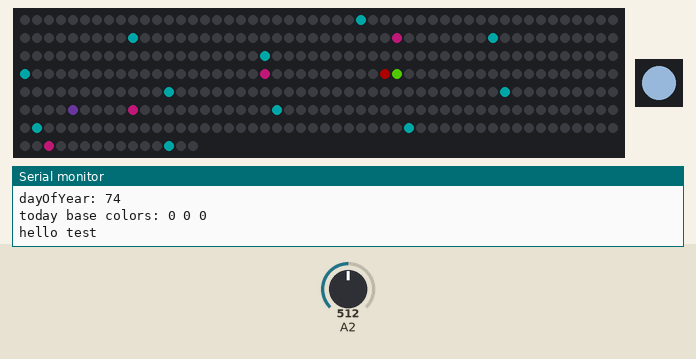
Recording of a sketch running on a simulated Arduino Nano, built with avr-gcc and run on an emulated ATmega328P. Parts: 365 RGB LEDs in strip order, left to right, continuing on the next row, 1 RGB LEDs in strip order, left to right, the last lines printed to the serial monitor. The test bench sets the inputs (shaded band); at power-on: A2 = 512. Dim RGB values are drawn brighter than linear; the local clock reads 2024-03-15 10:24:30 at power-on unless the sketch sets it.

Above: at 1.1 s.
6.3 s: A2 set to 306
At 7.43 s:
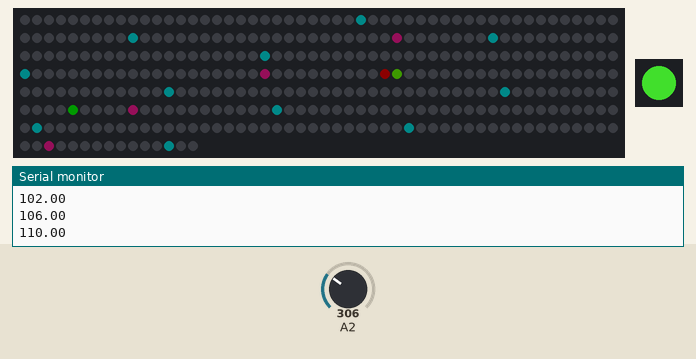
8.7 s: A2 set to 190
11.0 s: A2 set to 210
Timing chart, 0 to 14.0 s (numbered marks = the images above; inputs shaded):
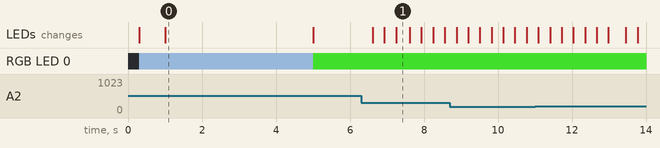

The sketch:

CalendarRing.9.ino
```cpp
// CalendarRing
// 365 LED ring on wall as visual indicator of progression through the year
// Shows 1st days of every month, solstices and equinoxes, read RTC and show current day
// Range finder senses if you are near and brightens ring

// Modes:
// Awake, range trigger, all leds lit, curent day pulses
// Asleep, range trigger, all leds off, current day barely pulses
// Drop brightness of entire ring

// Questions:
// How does dotStar and serial.print interact?
// How do .h files interact?

// Tasks:
// Target LEDs
// function that blinks each month its month number
// I need to set brightness for Today LED separate from the rest of the strip
// Sonar units are wrong test
// understand circular buffer and modulo % function
// function that combines leds or overrides leds
// understand board configurations

#include "Utilities.h"
#include "Functions.h"
#include "DotStar.h"
#include "NeoPixel.h"
#include "FirstDays.h"
#include "Solinox.h"
#include "RTC.h"
#include "Today.h"
#include "Sonar.h"
#include "Timer.h"
#include "State.h"

void setup()
{
  // -------- setups -------- //
  setupUtilities();
  setupDotStar();
  setupNeo();
  setupSonar();
  processFirstDays();
  setFinalDay();
  setSolinoxs1();
  printSolinoxColors();

  // ---------- RTC ----------//
  setupRTC();
  readRTC();
  printRTC();

  // --------- Today --------- //
  setToday();
  setDay(dayOfYear, 20, 10, 30); // check colors test
  checkTodayBaseColors();

  //---------- showStrips ----------//
  showStrips();
  Serial.println("hello test");
  delay(4000);

  if(debugState == 1)
  {
    Serial.println();
    Serial.println("debugState");
  }
}


void loop()
{
  if(systemStateTimer.checkTimer()){
    systemState = checkSystemState();
    if(checkSystemStateChange()){
      setSystemState();
    }
  }

  neoPixelAwake();
  //readRTC();
  //printRTC();

  //---------------------------- range to brightness --------------------------//
  // if in range of sonar, brighten ring
  if(1)
  {
    if(debugState)
    {
      brightness = 100;
      Strip1.setBrightness(brightness);
    }
    else
    {
      if(checkRangeTimer.checkTimer()){
        range = readSonar();
        printSonar();
        rangeMax = setRangeMax(range, rangeMax);

        brightness = map(range, rangeMin, rangeActive, brightnessMax, brightnessMin);
        brightness = setBound(brightness, 0, 255);
        Strip1.setBrightness(brightness);
        Serial.print("  brightness: "); Serial.print(brightness);
      }
    }

    setFirstDays();
    setSolinoxs1();
    setToday();
    showStrips();
  }

  //----------------------------- pulse Today LED ---------------------------//
  if(1)
  {
    //Strip1.setBrightness(100); // For today LED
    // if timer triggered, advance sine wave
    if(todayPulse.checkTimer())
    {
      float output = pulseTodayBrightness(pulseCount++);
      // add the pulse output ontop of what has already been set
      setDay(dayOfYear, todayBaseRed, todayBaseGreen + output, todayBaseBlue);
      showStrips();
      Serial.print(output);
      Serial.println();
    }
  }
}
```

DotStar.h
```cpp
#ifndef DOTSTAR_h
#define DOTSTAR_h
#include <Arduino.h>

// ------------------ dotStar ------------------- //
// Adafruit DotStar: https://learn.adafruit.com/adafruit-dotstar-leds/overview
// Library: https://github.com/adafruit/Adafruit_DotStar
// SPI Communication
// 5v to 5v power supply
// GND to GND power supply (to MOSFET source) out drain to GND
// DI (data input green) to D11 (SPI MOSI pin ardiuno nano)
// CI (clock input yellow) to D13 (SPI SCK pin arduino nano)

// Xiao:
// DI to 10_MOSI
// CL to 8_SCK

// ESP8266:
// DI to Silk D6
// CL to Silk D5


// ----------------- DotStar ----------------- //
#include <Adafruit_DotStar.h>
#include <SPI.h>

const int totalDays = 365;
int ringShift = 181;
//int ringShift = 183; // shift ring half way around
// int ringShift = -10;

// Brightness Control
int brightnessMax = 200;
int brightnessDim = 20;
int brightnessMin = 0;
int brightness = 10;
int brightnessTarget;


const int dotStarCount = totalDays;
#define dotStarClockPin 8
#define dotStarDataPin 10
Adafruit_DotStar Strip1(dotStarCount, dotStarDataPin, dotStarClockPin, DOTSTAR_BGR);

// -------------------- shiftDay ------------------- //
// @brief: shifts led index around ring
// @param: index: [0:indexMax], indexMax: Max size if index vector, shift: index shift
// @return: new index after shift with wrap around
int shiftIndex(int index, int indexMax, int shift){
  int indexNew = index + shift;
  if (indexNew < 0) {indexNew = indexMax + indexNew +1;}
  if (indexNew > indexMax) {indexNew = indexNew - indexMax-1;}
  return indexNew;
}


// -------------------- setDay ------------------- //
// @brief: set day of year RGB color
// @param: day of year or physical LED number, red[0-255], green[0-255], blue[0-255]
// @return: void, set led strip
void setDay(int Day, int R, int G, int B){
  int indexNew = shiftIndex(Day-1, totalDays-1, ringShift);
  Strip1.setPixelColor(indexNew, R, G, B);  // with index shift and 0 indexing
}


// -------------------- setFinalDay ------------------- //
void setFinalDay(){
  setDay(totalDays, 50, 0, 0);
}


// -------------------- setupDotStar ------------------- //
void setupDotStar(){
  pinMode(dotStarClockPin, OUTPUT);
  pinMode(dotStarDataPin, OUTPUT);
  Strip1.begin();
  Strip1.clear();
  Strip1.show();
  //Serial.println("setupDotStar");
}

void showStrips(){
  Strip1.show();
}

#endif
```

FirstDays.h
```cpp
#ifndef FirstDays_h
#define FirstDays_h

// First days of every month highlighted
// Layer 1

#include <Arduino.h>
#include "DotStar.h"


// ------------------------ first days -------------------- //
// day of year of first days of each month
// const int firstDay[12] = {1, 32, 60, 91, 121, 152, 182, 213, 244, 274, 305, 335};
const int monthLengths[12] = {31, 28, 31, 30, 31, 30, 31, 31, 30, 31, 30, 31};
int firstDays[12];  // dayOfYear for first days of every month
int firstDayColors[3] = {0, 40, 40}; // RGB


// ---------------------- calculateFirstDays() ---------------------- //
void calculateFirstDays()
{
  firstDays[0] = 1;  // set Jan 1st
  for(int i=1; i<12; i++)
  {
    // next month first day is monthLengths[0], 31 days from Jan 1st
    firstDays[i] = firstDays[i-1] + monthLengths[i-1];
  }
}


// ---------------------- printFirstDays() ---------------------- //
void printFirstDays()
{
  Serial.print("firstDays[]: ");
  for(int i=0; i<12; i++)
  {
    Serial.print(firstDays[i]);
    Serial.print(" ");
    delay(10);
  }
  Serial.println();
}


// ---------------------- printFirstDayColors() ---------------------- //
void printFirstDayColors()
{
  Serial.print("firstDayColors[]: ");
  for(int color=0; color<3; color++)
  {
    Serial.print(firstDayColors[color]);
    Serial.print(" ");
    delay(10);
  }
  Serial.println(" - Light Blue");
}

void setJan1(){
  setDay(1, 40, 100, 0);
}

// ------------------ setFirstDays() --------------- //
void setFirstDays()
{
  for(int Month = 0; Month < 12; Month++)
  {
    // from the first days array 1 to 12, set RGB
    // minus 1 for indexing
    setDay(firstDays[Month], firstDayColors[0], firstDayColors[1], firstDayColors[2]);
    setJan1();
  }
  // Serial.println("firstDays: set");
}


// ---------------------- processFirstDays() ---------------------- //
// called by main
void processFirstDays()
{
  calculateFirstDays();
  printFirstDays();
  printFirstDayColors();
  setFirstDays();
}


// ---------------------- blinkFirstDays ------------------------ //
// runs through each first day and blinks the assosiated month number
#endif
```

Functions.h
```cpp
#include <arduino.h>
#include <math.h>

float Pi = 3.14159265359;

// ------------- Bound ---------------- //
float setBound(float x, int xMin, int xMax)
{
  if(x > xMax) {x = xMax;}
  if(x < xMin) {x = xMin;}
  return x;
}

// --------- linearMap --------- //
float linearMap(float x, float x1, float x2, float y1, float y2)
{
  float m = (y2 - y1)/(x2-x1);
  float b = y1 - m*x1;
  float y = m*x + b;
  return y;
}

// --------- Normalize --------- //
float Normalize(float x, float xMin, float xMax)
{
  float xNormal = linearMap(x, xMin, xMax, 0.0, 1.0);
  return xNormal;
}

// ------------- cubicMap -------- //
float cubicMap(float x, float x1, float y1, float xoff, float yoff)
{
  float a = (y1-yoff)/pow(x1-xoff,3);
  float y = a*(pow(x-xoff,3) + yoff);
  return y;
}

// ---------------------- deadband ---------------------- //
float addDeadband(float x, float x_dead)
{
 float y; // output
 float x_min = -1.0;
 float x_max = 1.0;
 float y_min = -1.0;
 float y_max = 1.0;

 // float x_dead = .25; // dead in positive direction
 if(x < -x_dead) {y = linearMap(x, x_min, -x_dead, y_min, 0);}         // segment 1
 else if(x > x_dead) {y = linearMap(x, x_dead, x_max, 0, y_max);}      // segment 2
 else{y = 0;}                                                           // segment 0
 return y;
}


// ---------------------- findMin Function ------------------ //
int findMin(int a, int b, int c, int d)
{
  int array1[] = {a, b, c, d};
  int bytes_int = 2;
  int array1_size = sizeof(array1) / bytes_int;
  int min_val = array1[0];

  for(int i=0; i<array1_size; i++)
  {
    if(array1[i] < min_val) {min_val = array1[i];}
  }
  return min_val;
}


float findHypotenuse(float x, float y)
{
  float a = sqrt(pow(x,2) + pow(y,2));
  return a;
}


float degToRad(float deg)
{
  float rad;
  return rad = deg*(Pi/180.0);
}


float radToDeg(float rad)
{
  float deg;
  return deg = rad * (180.0/Pi);
}

// incorrect Passing arrays to functions issue
// https://www.tutorialspoint.com/arduino/arduino_passing_arrays_to_functions.htm
int findArraySize(float array2[])
{
  int total_bytes = sizeof(array2);
  int index_bytes = sizeof(array2[0]);
  int array_size = total_bytes/index_bytes;

  // int array_size = sizeof(array1)/sizeof(array1[0]);
  return array_size;
}
```

NeoPixel.h
```cpp
#ifndef NEOPIXEL_h
#define NEOPIXEL_h

// ------------------ neoPixel ------------------- //
#include <Adafruit_NeoPixel.h>
#define neoPin 21 // GPI0  = Slik D3
#define neoCount 1
Adafruit_NeoPixel neo(neoCount, neoPin, NEO_GRB + NEO_KHZ800);

void neoPixelDeepSleep(){
  int shift = -80;
  uint8_t red = 198+shift;
  uint8_t green = 180+shift;
  uint8_t blue = 207+shift;
  neo.setPixelColor(0, red, green, blue);
  neo.show();
}

void neoPixelSleep(){
  int shift = -80;
  uint8_t red = 181+shift;
  uint8_t green = 203+shift;
  uint8_t blue = 227+shift;
  neo.setPixelColor(0, red, green, blue);
  neo.show();
}

void neoPixelAwake(){
  int shift = -80;
  uint8_t red = 126+shift;
  uint8_t green = 237+shift;
  uint8_t blue = 111+shift;
  neo.setPixelColor(0, red, green, blue);
  neo.show();
}

void neoPixelDebug(){
  int shift = -80;
  uint8_t red = 217+shift;
  uint8_t green = 213+shift;
  uint8_t blue = 95+shift;
  neo.setPixelColor(0, red, green, blue);
  neo.show();
}

// -------------------- setupNeoPixel ------------------- //
void setupNeo(){
  neo.begin();
  neo.clear();
  neoPixelSleep();
}

#endif
```

RTC.h
```cpp
#ifndef RTC_h
#define RTC_h

// Real time clock sets day of the year
// Date and time functions using a DS1307 RTC connected via I2C and Wire lib
// 5v to 5v
// GND to GND
// SDA to A4-nano/esp8266 GPIO4, D2 green
// SCL to A5-nano/esp8266 GPIO5, D1 yellow

// Xiao
// SDA to 6_SDA
// SCL to 7_SCL
const int SDA_Pin = 6;
const int SCL_Pin = 7;

#include "RTClib.h"
#include "DotStar.h"
#include "FirstDays.h"
#include <Wire.h>

RTC_DS1307 rtc;
char daysOfTheWeek[7][12] = {"Sunday", "Monday", "Tuesday", "Wednesday", "Thursday", "Friday", "Saturday"};

int Year;
int Month;
int Day;
String DayOfWeek;
int Hour;
int Minute;
int Second;
int dayOfYear;


// --------------------- Daylight Savings ---------------- //
int daylightSavings = 0;
int startDaylightSavings = 71; // March 12th, Spring forward
int endDaylightSavings = 309; // November 5th, Fall back
bool checkDaylightSavings()
{
  if(dayOfYear >= startDaylightSavings && dayOfYear <= endDaylightSavings)
  {
    daylightSavings = 1; // summer, start earlier
  }
  else
  {
    daylightSavings = 0; // winter
  }
  return daylightSavings;
}


// --------------------- setRTC ------------------- //
// adjust date and time, upload, comment out, upload again:
void setRTC(int year, int month, int day, int hour, int minute, int second)
{
  rtc.adjust(DateTime(year, month, day, hour, minute, second));
  Serial.println("");
  Serial.println("RTC Set:");
  Serial.print("year: "); Serial.println(year);
  Serial.print("month: "); Serial.println(month);
  Serial.print("day: "); Serial.println(day);
  Serial.print("hour: "); Serial.println(hour);
  Serial.print("minute: "); Serial.println(minute);
  Serial.print("second: "); Serial.println(second);
  Serial.println("");
}


// --------------------- readRTC ------------------- //
void readRTC()
{
  DateTime now = rtc.now();
  Year = now.year();
  Month = now.month();
  Day = now.day();
  DayOfWeek = daysOfTheWeek[now.dayOfTheWeek()];
  daylightSavings = checkDaylightSavings();
  Hour = now.hour() + daylightSavings;
  Minute = now.minute();
  Second = now.second();
  dayOfYear = firstDays[Month-1] + Day-1;
}


// --------------------- printRTC ------------------- //
void printRTC()
{
  Serial.print("daylightSavings: "); Serial.println(daylightSavings);
  Serial.print("RTC: ");
  Serial.print(Year); Serial.print('/');
  Serial.print(Month); Serial.print('/');
  Serial.print(Day); Serial.print(" (");
  Serial.print(DayOfWeek); Serial.print(") ");
  Serial.print(Hour); Serial.print(":");
  Serial.print(Minute); Serial.print(":");
  Serial.println(Second);
  Serial.print("dayOfYear: "); Serial.print(dayOfYear);
  Serial.println();
  Serial.println();
}


// --------------------- RTC --------------------- //
void setupRTC()
{
  pinMode(SDA_Pin, INPUT);
  pinMode(SCL_Pin, OUTPUT);
  rtc.begin();
  delay(500);

  // set RTC, comment out
  // setRTC(2023, 9, 7, 7, 44, 0); // year, month, day, hour-24, min, second
}


// --------------------- processRTC ------------------- //
// called by main, unused
void processRTC()
{
  setupRTC();
  readRTC();
  printRTC();
}

#endif
```

Solinox.h
```cpp
#ifndef Solinox_h
#define Solinox_h

// Solstices and Equinoxes
// Layer 2

#include <Arduino.h>
#include "DotStar.h"
#include "State.h"


const int solinoxMax = 4;
const int solinoxs[solinoxMax] = {79, 172, 266, 355};  // March 20, June 21st, Sept 23, Dec 21
int solinoxColors[] = {80, 10, 50};

int springColors[] = {0, 50, 0};  // green
int summerColors[] = {50, 10, 0}; // red
int fallColors[] = {50, 25, 0};   // orange brown
int winterColors[] = {50, 50, 50}; // light blue


// ------------------ setSolionxs1() --------------- //
// all same colors
void setSolinoxs1()
{
  for(int solinox = 0; solinox < solinoxMax; solinox++)
  {
    setDay(solinoxs[solinox], solinoxColors[0], solinoxColors[1], solinoxColors[2]);
  }
  if(debugState == 1)
  {
    Serial.println("solinoxs1: all same colors");
    Serial.println();
  }
}


// ------------------ setSolionxs2() --------------- //
// individual colors
void setSolinoxs2()
{
  setDay(solinoxs[0], springColors[0], springColors[1], springColors[2]);
  setDay(solinoxs[1], summerColors[0], summerColors[1], summerColors[2]);
  setDay(solinoxs[2], fallColors[0], fallColors[1], fallColors[2]);
  setDay(solinoxs[3], winterColors[0], winterColors[1], winterColors[2]);
  Serial.println("solionoxs2: green, red, brown, white");
  Serial.println();
}


// ------------------ printSolionxs() --------------- //
void printSolinoxs()
{
  Serial.print("solinoxs[]: ");
  for(int solinox = 0; solinox < solinoxMax; solinox++)
  {
    Serial.print(solinoxs[solinox]);
    Serial.print(" ");
    delay(10);
  }
  Serial.println();
}


// ------------------ printSolinoxColors() --------------- //
void printSolinoxColors()
{
  Serial.print("solinoxColors[]: ");
  for(int color = 0; color < 3; color++)
  {
    Serial.print(solinoxColors[color]);
    Serial.print(" ");
    delay(10);
  }
  Serial.print(" - Purple");
  Serial.println();
}


#endif
```

Sonar.h
```cpp
#ifndef Sonar_h
#define Sonar_h

#include <Arduino.h>
#include "DotStar.h"
#include "Timer.h"

const int sonarPin = 2;  //gpio pin
const float Vcc = 5000.0; //mV
const float scalingFactor = Vcc/512.0; // mV/inch
float sonarVolt; // mV

int range;
int rangeActive = 200; // inches away

float rangeMin = 50;
float rangeMax = 20; // initial setting

Timer checkRangeTimer(500);

// -------------------- setupSonar -------------- //
void setupSonar(){
  pinMode(sonarPin, INPUT);
}


/// ------------------ smoothAnalogRead Function --------------- //
// Analog reads a pin and creates a matrix and averages data across it [mV]
int smoothAnalogRead(int pin)
{
  int const matrix_size = 20;
  int input = 0;
  double matrix_total = 0;
  int avg = 0;
  for (int i=0; i<matrix_size; i++){ // has run matrix_size times, 0-9
   input = analogRead(pin);
   matrix_total = matrix_total + input; // Generate running total
   // Serial.print(volt); Serial.print(" ");
  }
   avg = matrix_total / matrix_size;
   // Serial.print(avg); Serial.print(" ");
   return avg;
}


// -------------------- readSonar -------------- //
float readSonar(){
  sonarVolt = smoothAnalogRead(sonarPin) * (5000.0/1023.0);
  // sonarVolt = analogRead(sonarPin) * (5000.0/1023.0);  // [mV]
  range = sonarVolt / scalingFactor; // [inches]
  // int inch2 = input*0.497;
  return range;
}


// -------------------- printSonar -------------- //
void printSonar(){
  Serial.print("  range: "); Serial.print(range);
}


// --------------------- setRangeMax ----------- //
float setRangeMax(float range, float rangeMax){
  if(range > rangeMax){
    rangeMax = range;
  }
  return rangeMax;
}


// --------------------- setRangeMin ----------- //
float setRangeMin(float range, float rangeMin){
  if(range < rangeMin){
    rangeMin = range;
  }
  return rangeMin;
}


// -------------------- checkrangeActive -------------- //
void checkrangeActive(){
  if(range <= rangeActive){
    brightness = brightnessMax;
  }
  else{brightness = brightnessDim;}
}

// ---------------- ifrangeActive ----------------------//
// fade in brightness
// pulse dayOfYear LED

#endif
```

Source omitted: State.h (2220 bytes), Timer.cpp (1041 bytes), Timer.h (409 bytes), Today.h (2589 bytes), Utilities.h (383 bytes)

Measured:
- after the input at 6.3 s, the LEDs: first change after 0.31 s (image 1 shows a later state)
- what the display in image 0 shows lasts 4.0 s, from 1.0 s to 5.0 s
